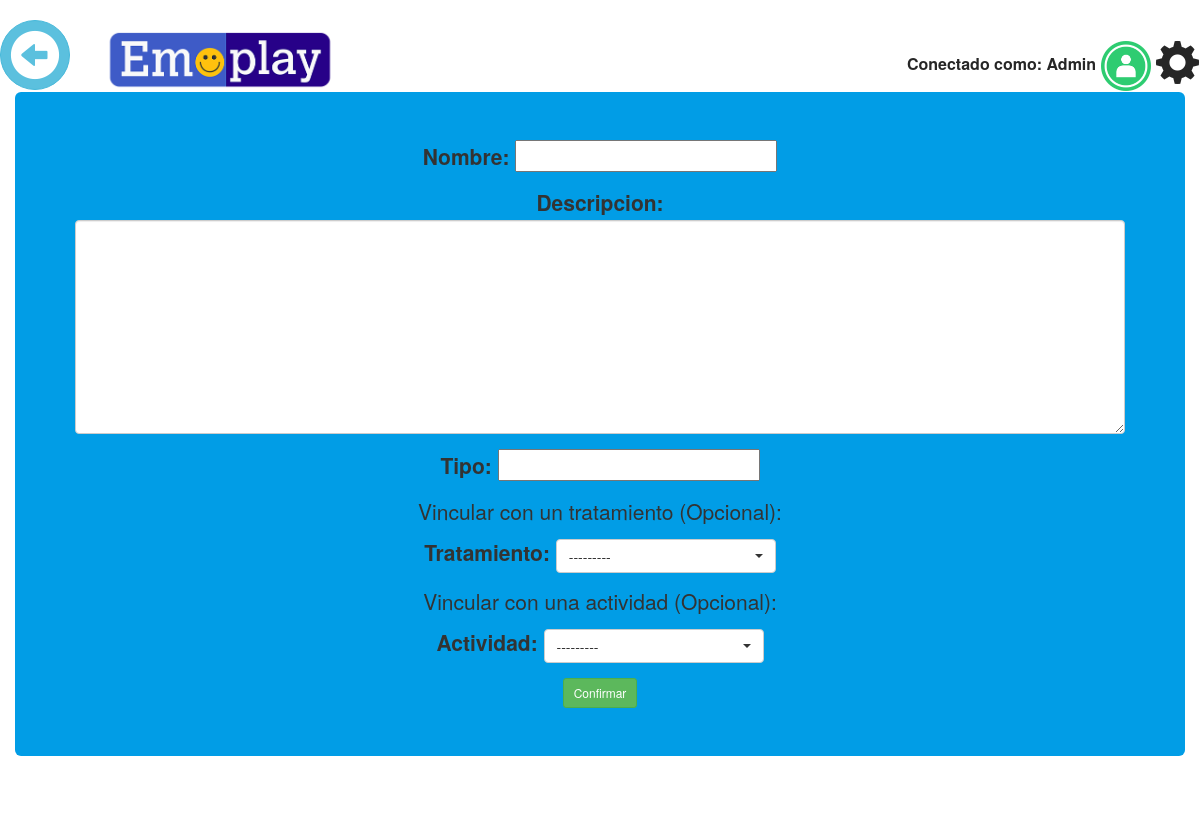
Screenshot of /settings/therapies_list/create (signed in) with the database file from the repository.
### appEmotionIOT/models.py (models this page shows)
class Tratamiento(models.Model):
    id = models.AutoField(primary_key=True)
    nombre = models.CharField("Nombre",max_length=50)
    paciente = models.ForeignKey(Paciente,on_delete=models.CASCADE)
    fecha_inicio = models.DateField(null=True,blank=True)
    fecha_fin = models.DateField(null=True,blank=True)
    descripcion = models.TextField(blank=True)
    activado = models.BooleanField(default=False)
    class Meta:
        verbose_name_plural = "Tratamiento"
    def __str__(self):
        return self.nombre

class Actividad(models.Model):
    id = models.AutoField(primary_key=True)
    nombre = models.CharField(max_length=100)
    descripcion = models.CharField(max_length=200, blank=True)
    proposito = models.CharField(max_length=100, blank=True)
    indicador = models.ManyToManyField(Indicador, blank=True)
    juego = models.CharField(max_length=20, choices=Juego, default="Matching")
    aleatorio = models.BooleanField(default=False)
    narracion = models.BooleanField(default=True)
    class Meta:
        verbose_name_plural = "Actividad"
    def __str__(self):
        return self.nombre

### appEmotionIOT/views.py (the view)
# urls.py: url(r'^settings/therapies_list/create$', Create_therapy, name='create_therapy'),
def Create_therapy(request):
	context = {
		'QRM_color'	: "QRM_blue"
	}
	if request.method == 'POST':
		context['form'] = UploadTherapyForm(request.POST)
		context['form1'] = UploadOneActividadTherapyForm(request.POST)
		context['form2'] = UploadAsign(request.POST)
		if context['form'].is_valid() & context['form1'].is_valid() & context['form2'].is_valid():
			TAT = Especialista_Asigna_Terapia()
			req = request.user.id
			tera = Terapia()
			thera = Especialista.objects.get(user_id=req)
			tera = context['form'].save(commit=False)
			Terapia_Actividad = context['form1'].save(commit=False)
			Asigna_Terapia = context['form2'].save(commit=False)
			tera.paciente = context['form'].cleaned_data['nombre']
			tera.description = context['form'].cleaned_data['descripcion']
			tera.tipo = context['form'].cleaned_data['tipo']
			tera.save()
			Terapia_Actividad.terapia = tera
			Terapia_Actividad.actividad = context['form1'].cleaned_data['actividad']
			tratamiento = context['form2'].cleaned_data['tratamiento']
			print(Terapia_Actividad.terapia)
			if tratamiento:
				Asigna_Terapia.tratamiento = tratamiento
				Asigna_Terapia.save()
				Asigna_Terapia.terapia.add(tera)
				TAT.asigna_terapia = Asigna_Terapia
				TAT.especialista = thera
				print(TAT)
				TAT.save()
			try:
				Terapia_Actividad.actividad
				Terapia_Actividad.save()
			except:
				context['message_alert'] = 'alert-success'
				context['message_head'] = 'Success!!. '
				context['message_text'] = 'Changes saved successfully'
			context['object_list'] = Terapia.objects.all()
			context['asign_therapy'] = Especialista_Asigna_Terapia.objects.all()
			return render(request, 'therapies_list.html', context)
	else:
		context['form'] = UploadTherapyForm()
		context['form1'] = UploadOneActividadTherapyForm()
		context['form2'] = UploadAsign()
	return render(request, 'therapy_details.html', context)

### appEmotionIOT/forms.py
class UploadTherapyForm(forms.ModelForm):
	class Meta:
		model = Terapia
		fields = ['nombre','descripcion','tipo']
	def __init__(self, *args, **kwargs):
		super(UploadTherapyForm, self).__init__(*args, **kwargs)
		self.fields['nombre'].widget.attrs.update({'class' : 'selectpicker', 'id' : 'select'})
		self.fields['descripcion'].widget.attrs.update({'class' : 'form-control'})
		self.fields['tipo'].widget.attrs.update({'class' : 'custom-control-input'})

class UploadOneActividadTherapyForm(forms.ModelForm):
	actividad = forms.ModelChoiceField(queryset=Actividad.objects.all(),required=False)
	class Meta:
		model = Terapia_Actividad
		fields = ['actividad']
	def __init__(self, *args, **kwargs):
		super(UploadOneActividadTherapyForm, self).__init__(*args, **kwargs)
		self.fields['actividad'].widget.attrs.update({'class' : 'selectpicker'})

### appEmotionIOT/templates/therapy_details.html (shortened to what this page needs)
{% extends "body.html" %}
{% block content_wrapper %}
<div class="container-fluid">
	<div class="row">
		<div class="jumbotron {{ QRM_color }}">
			<center>
				<form action="" method="post" enctype="multipart/form-data">
				    {{ form.as_p }}
                    <strong><p>Vincular con un tratamiento (Opcional):</p></strong>
				    {{ form2.as_p }}
                    <strong><p>Vincular con una actividad (Opcional):</p></strong>
				    {{ form1.as_p }}
				    <input type="submit" value="Confirmar" class="btn btn-sm btn-success"/>
				</form>
			</center>
		</div>
	</div>
</div>
{% endblock content_wrapper %}

### appEmotionIOT/templates/base.html (shortened to what this page needs)
<!DOCTYPE html>
{% load staticfiles %}
<html lang="es">
	<head>
		<link href="{% static 'css/bootstrap.min.css' %}" rel="stylesheet" type="text/css">
		<link href="{% static 'css/QRMusical.css' %}" rel="stylesheet" type="text/css">
		<link rel="stylesheet" href="{% static 'css/bootstrap-select.css' %}" type="text/css"/>
		<link rel="stylesheet" href="https://cdnjs.cloudflare.com/ajax/libs/font-awesome/4.7.0/css/font-awesome.min.css">
	</head>
	<body>
		<div id="sidebar" class="navbar QRM_nav navbar-static-top">
			<div class="container-fluid QRM_container">
       				<div class="navbar-header">
                        <a class="navbar-nav">
                            <button type="button" onclick="goBack()" class="btn btn-info btn-back btn-xl"><i class="glyphicon glyphicon-circle-arrow-left" style="font-size:50px"></i></button>
                        </a>
						{% if user.is_authenticated %}
					<a href="{% url 'elegirTerapia' %}" class="navbar-brand QRM_navbar-brand">
						<img src="/files/static/RFIDMusic.png" class="QRM_logo">
					</a>
                    {% else %}
					{% comment %}
					<a class="navbar-brand QRM_navbar-brand">
						<img src="/files/static/RFIDMusic.png" class="QRM_logo">
					</a>
					{% endcomment %}
                        {%endif%}
				</div>
				<div class="navbar-collapse collapse" style="height: 1px;">
					<ul class="nav navbar-nav QRM_navbar_nav">
                        {% if player.online == "si" %}
						    <a>Conectado como: {{ player }}</a>
                        {% if player.imagen %}
  						    <a>
                                <img onclick="confirmationUser()" class="img-circle"src="/{{ player.imagen.url }}" style="width: 50px">
						    </a>
                        {% else %}
								    <a style="top: -11px;">
									    <img onclick="confirmationUser()" src="/files/static/log_g.png" style="width: 50px">
								    </a>
                        {% endif %}
                        {% else %}
						{% if user.is_authenticated %}
						    <a>Conectado como: {{ user }}  </a>
							<a style="top: -11px;">
							<img  onclick="confirmation()" src="/files/static/log_g.png" style="width: 50px">
							</a>
							<a href="{% url 'user' %}" style="font-size: 45px;"> <i style="top:15px;" class="glyphicon glyphicon-cog"> </i></a>
									{% endif %}
                        {% endif %}
					</ul>
				</div>
			</div>
		</div>
		<div id="content">
			{% block body %}{% endblock body %}
		</div>
		<footer>
		</footer>
	</body>
</html>

### appEmotionIOT/static/css/QRMusical.css (style rules this page uses)
.QRM_nav { font-size: 16px; color: #262626; font-weight: bold; margin-bottom: 0px !important; }
.QRM_navbar_nav { float:right; }
.QRM_navbar-brand { font-size: 35px; }
.QRM_container { padding: 20px 0px 0px 0px; }
.QRM_blue { background-color: #019DE6; }
.QRM_logo { width: 300px; top: -5px; position: relative; display: inline-block !important; }
body { font-family: "Helvetica Neue",Helvetica,Arial,sans-serif; }
a { color: inherit; text-decoration: none; }
p { margin: 0; font-size: 18px; line-height: 26px; font-weight: 400; }
footer { padding: 10px 0px 20px 0px; }
input { color:black; }
ul { list-style-type: none; margin: 0; padding: 0; overflow: hidden; background-color: #FFFFFF; }
.btn-back { width: 70px; height: 70px; text-align: center; padding: 7px 7px; font-size: 2px; line-height: 2; border-radius: 50px; }

### rows the page displays
Tratamiento: as_p "Tratamiento: ---------"
Actividad: as_p "Actividad: ---------"

### other values shown
{{ user }} "Admin"
